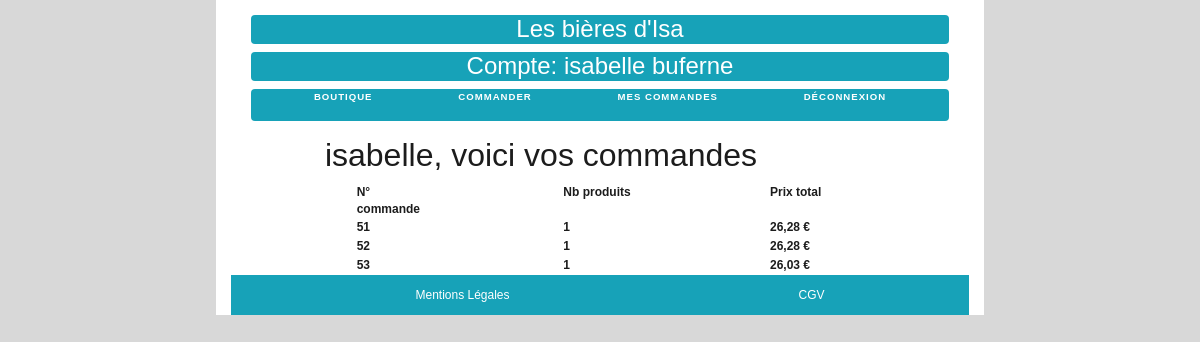
The page /mescommandes.php (signed in) on the database its author committed.
### tables this page shows
CREATE TABLE IF NOT EXISTS `commandes` (
  `id` int(11) NOT NULL AUTO_INCREMENT,
  `iduser` int(11) NOT NULL,
  `idsproduits` text NOT NULL,
  `prixttc` float NOT NULL,
  PRIMARY KEY (`id`)
);

### includes/connect.php (called while the page is built, shortened)
<?php
	if (isset($_SESSION["user"])) {
		$currentUser = $_SESSION["user"];
	}else{
		$currentUser = [];
		$connect = false;
	}

### mescommandes.php (the view, shortened to what this page needs)
<?php
include 'includes/header.php'; ?>
<?php
  if(!empty($currentUser)){
      $iduser = $currentUser["id"];
      $sql = "SELECT * FROM `commandes` WHERE `iduser` = '" . $iduser . "'";
      $statement = $pdo->query($sql);
      $commandes = $statement->fetchAll();
  }
  else{
        header("Location: ". uri("login.php"));
    exit();
  }
?>
<div class='container'>
    <h2 class='col-12 text-center col-md-8 offset-md-1'><?= $currentUser["prenom"]?>, voici vos commandes</h2>
    <table class = 'col-10 offset-1 col-md-10 offset-md-1' >
    <thead>
      <tr class="row">
          <th class="col-2 offset-1 col-md-2 offset-md-1">N° commande</th>
          <th class="col-2 offset-2 col-md-2 offset-md-2">Nb produits</th>
          <th class="col-4 offset-1 col-md-2 offset-md-2">Prix total</th>
      </tr>
    </thead>
    <tbody>
<?php
  foreach ($commandes as $commande){
      $idProds = unserialize($commande['idsproduits']);
      echo '<tr class="row">';
      echo '<th class="col-2 offset-1 col-md-2 offset-md-1">'. $commande['id'] . '</th>';
      echo '<th class="col-2 offset-2 col-md-2 offset-md-2">' . count($idProds) . '</th> ';
      echo '<th class="col-4 offset-1 col-md-2 offset-md-2">' . (String)number_format($commande['prixttc'], 2,',',' ') . ' €</th> ';
      echo '</tr>';
  }
?>
    </tbody>
  </table>
</div>
<?php include 'includes/footer.php'; ?>

### www/public/assets/css/style.css (style rules this page uses)
body { font : 12px/1.4em'PT Sans', Sans-Serif; color: #1c1c1c; background-color: #d8d8d8; }

### rows shown on the page
commandes: id "51", idsproduits "1", prixttc "26,28"
commandes: id "52", idsproduits "1", prixttc "26,28"
commandes: id "53", idsproduits "1", prixttc "26,03"

### other values the page prints
$currentUser["prenom"] "isabelle"
$currentUser["name"] "buferne"
